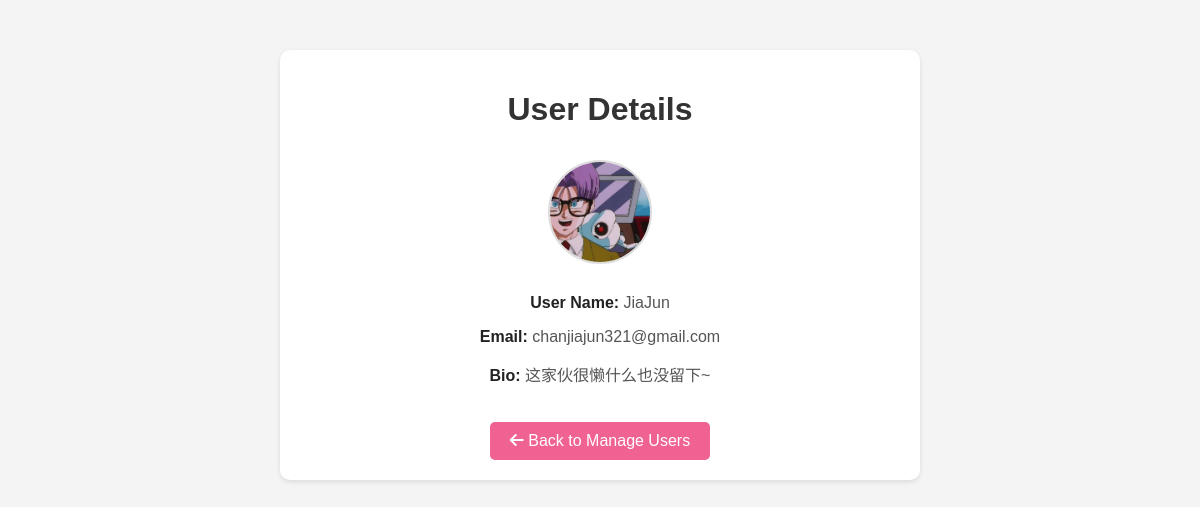
/view_user.php?id=7, run on the app's committed database.
### tables this page shows
CREATE TABLE `registered_user` (
  `userID` int(11) NOT NULL,
  `userImg` varchar(255) DEFAULT NULL,
  `userName` varchar(255) NOT NULL,
  `userEmail` varchar(255) NOT NULL,
  `userPass` varchar(255) NOT NULL,
  `userBio` text DEFAULT NULL,
  `favID` int(11) DEFAULT NULL,
  `reset_token` varchar(255) DEFAULT NULL,
  `userStatus` enum('Active','Inactive','Banned') NOT NULL DEFAULT 'Active'
);

### view_user.php (the view, shortened to what this page needs)
<?php
include 'db.php';
$userID = $_GET['id'];
$query = "SELECT userID, userImg, userName, userEmail, userBio FROM registered_user WHERE userID = ?";
$stmt = $conn->prepare($query);
$stmt->bind_param("i", $userID);
$stmt->execute();
$result = $stmt->get_result();
$user = $result->fetch_assoc();
?>
<!DOCTYPE html>
<html lang="en">
<head>
    <link rel="stylesheet" href="https://cdnjs.cloudflare.com/ajax/libs/font-awesome/6.4.2/css/all.min.css">
</head>
<body>
    <div class="container">
        <h1>User Details</h1>
        <?php if ($user['userImg']) { ?>
            <img src="<?= $user['userImg'] ?>" alt="User Image" class="user-image">
        <?php } else { ?>
            <img src="" alt="No Image Available" class="user-image">
        <?php } ?>
        <div class="details">
            <p><span class="highlight">User Name:</span> <?= $user['userName'] ?></p>
            <p><span class="highlight">Email:</span> <?= $user['userEmail'] ?></p>
            <p><span class="highlight">Bio:</span> <?= $user['userBio'] ?: "No bio available" ?></p>
        </div>
        <a href="manage-user.php" class="back-btn"><i class="fas fa-arrow-left"></i> Back to Manage Users</a>
    </div>
</body>
</html>

### view_user.php (style rules this page uses)
body { margin: 0; font-family: Arial, sans-serif; background-color: #f4f4f4; }
.container { width: 50%; margin: 50px auto; background-color: white; padding: 20px; border-radius: 10px; box-shadow: 0 2px 5px rgba(0, 0, 0, 0.1); text-align: center; }
h1 { color: #333; }
.user-image { width: 100px; height: 100px; border-radius: 50%; object-fit: cover; margin: 10px 0; border: 2px solid #ddd; }
.details p { font-size: 16px; color: #555; }
.highlight { font-weight: bold; color: #222; }
.back-btn { display: inline-block; padding: 10px 20px; background-color: #f06292; color: white; border-radius: 5px; text-decoration: none; font-size: 16px; margin-top: 20px; }

### data on the page
registered_user: userImg (picture), userName "JiaJun", userEmail "chanjiajun321@gmail.com", userBio "这家伙很懒什么也没留下~"
